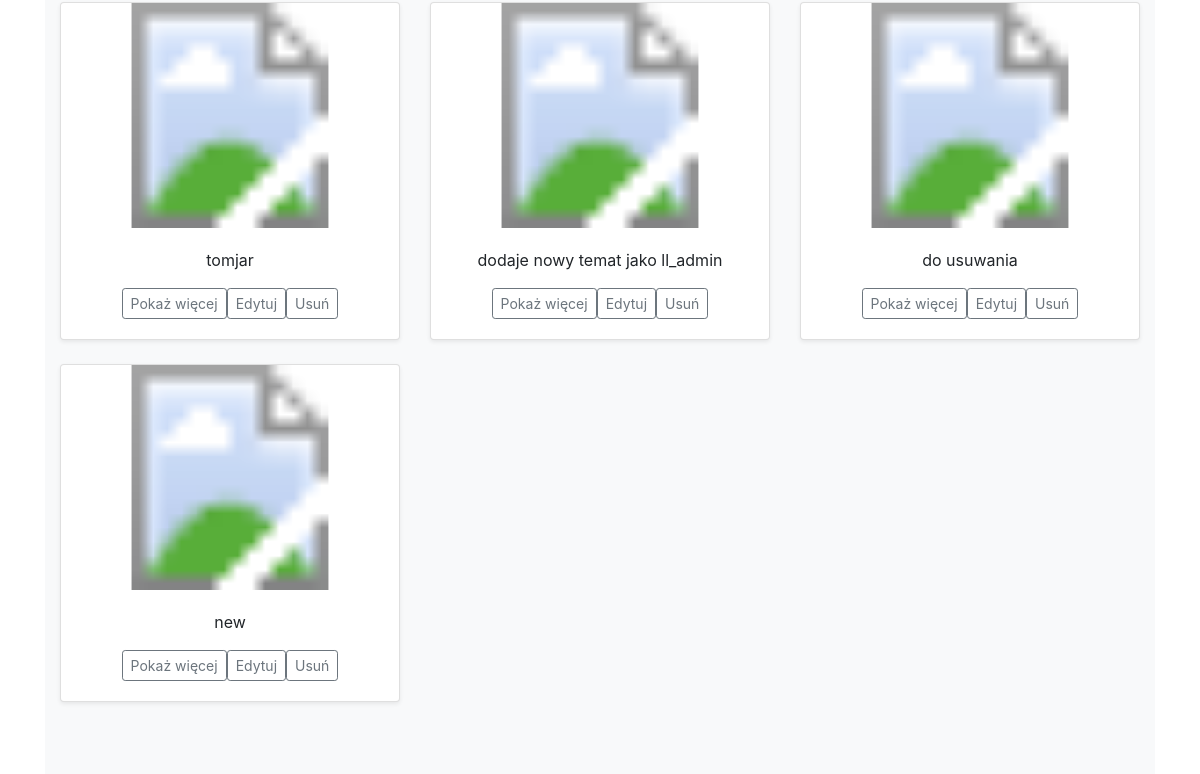
Before: /topics/ (signed in, lower part) with the older database file.
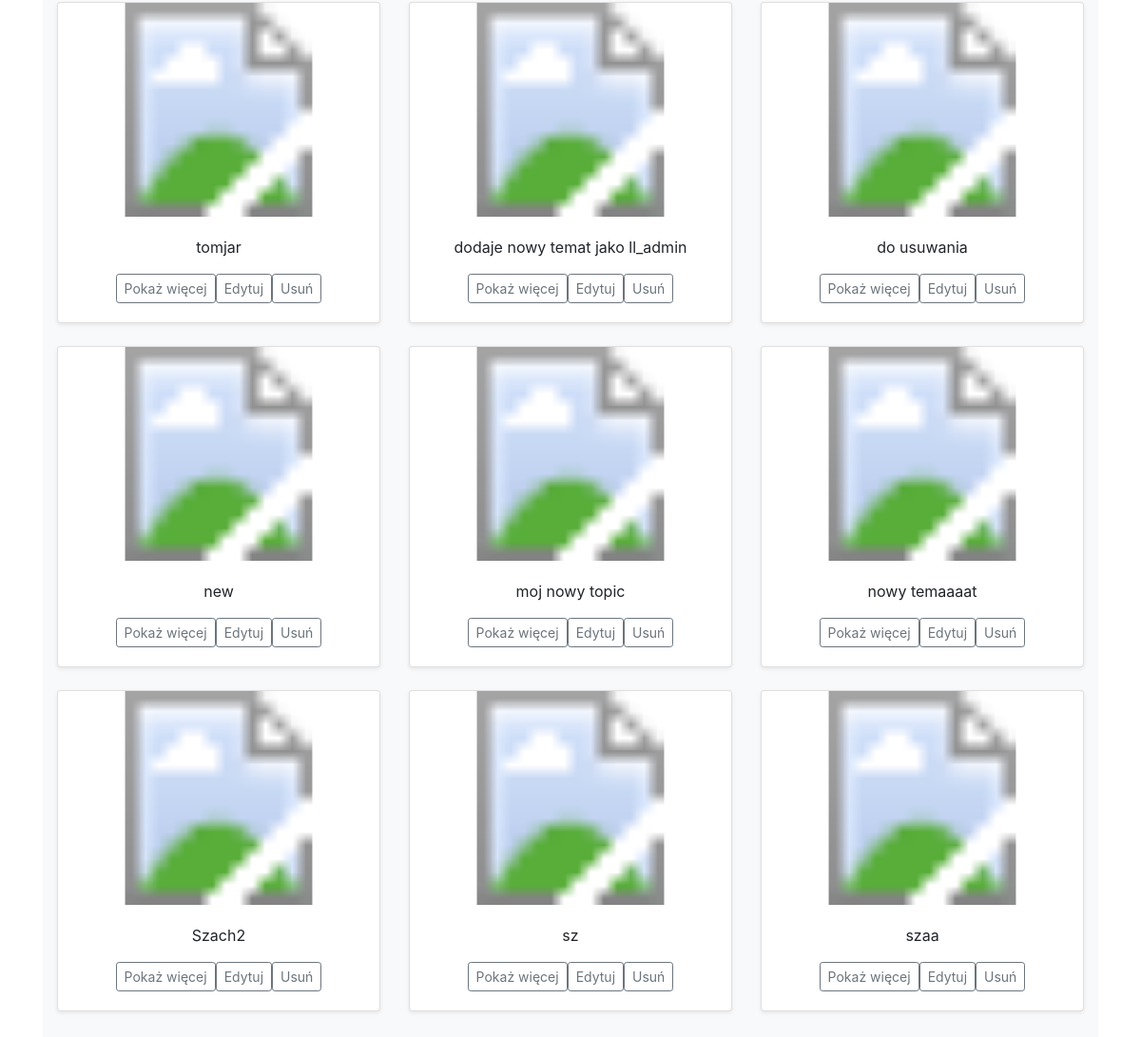
After: the same page with the newer database file.
### learning_logs/models.py (models this page shows, shortened)
class Topic(models.Model):
    text = models.CharField(max_length=200)
    date_added = models.DateTimeField(auto_now_add=True)
    owner = models.ForeignKey(User, on_delete=models.CASCADE)
    header_image = models.ImageField(blank=True, null=True, upload_to="images/")
    def __str__(self):
        return self.text

### learning_logs/views.py (the view)
# urls.py: path('topics/', views.topics, name = 'topics'),
@login_required
def topics(request):
    topics = Topic.objects.order_by('date_added')
    context = {'topics' : topics}
    return render(request, 'learning_logs/topics.html', context)

### learning_logs/templates/learning_logs/topics.html (shortened to what this page needs)
{% extends 'learning_logs/base.html' %}
{% load static %}
{% block content %}
<div class="album py-5 bg-light">
    <div class="container">
        <div class="row row-cols-1 row-cols-sm-2 row-cols-md-3">
            {% for topic in topics %}
                <div class="col">
                    <div class="card shadow-sm">
                        <svg class="bd-placeholder-img card-img-top" width="100%" height="225">
                            <defs>
                                <clipPath id="rectView">
                                <rect width="100%" height="100%" fill="#55595c"></rect></clipPath>
                            </defs>
                            {% if topic.header_image %}
                                <image width ="100%" height="225" xlink:href="{{ topic.header_image.url }}" clip-path="url(#rectView)" >
                            {% else %}
                                <image width ="100%" height="225" xlink:href="{% static 'theblog\images\default.png' %}" clip-path="url(#rectView)" >
                            {% endif %}
                        </svg>
                        <div class="card-body">
                            <p class="card-text" style="text-align:center"> {{ topic }} </p>
                            <div class="d-flex justify-content-center">
                                <div class="btn-group">
                                    <small><button type="button" class="btn btn-sm btn-outline-secondary"
                                        onclick="location.href='{% url 'learning_logs:topic' topic.id %}'">
                                        Pokaż więcej
                                    </button></small>
                                    <small><button type="button" class="btn btn-sm btn-outline-secondary"
                                        onclick="location.href='{% url 'learning_logs:edit_topic' topic.id %}'">
                                        Edytuj
                                    </button></small>
                                    <small><button type="button" class="btn btn-sm btn-outline-secondary"
                                        onclick="location.href='{% url 'learning_logs:remove_topic' topic.id %}'">
                                        Usuń
                                    </button></small>
                                </div>
                            </div>
                        </div>
                    </div>
                </div>
            {% empty %}
                <h3> Nie został jeszcze dodany żaden temat.</h3>
            {% endfor %}
        </div>
    </div>
</div>
{% endblock content %}

Changed rows visible on the page:
added Topic: text "moj nowy topic"
added Topic: text "nowy temaaaat"
added Topic: text "Szach2"
added Topic: text "sz"
added Topic: text "szaa"
